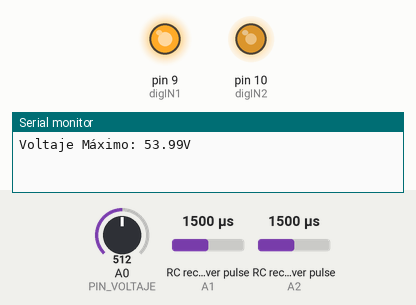
Simulated run of this sketch. Board: Arduino Uno, built with avr-gcc and run on an emulated ATmega328P. Parts: output pins drawn as LEDs (lit = HIGH), the last lines printed to the serial monitor. Wiring (inferred from the names in the program): 2 × RC receiver channel: data A1 / data A2. The inputs (shaded band) are chosen by the test bench; at power-on: RC receiver pulse (sensors on A1, A2) 1500 µs, A0 (PIN_VOLTAJE) = 512.

Above: at 1.29 s.
1.3 s: RC receiver pulse (sensor on A1) set to 1020 µs
2.8 s: RC receiver pulse (sensor on A1) set to 1500 µs
At 2.97 s:
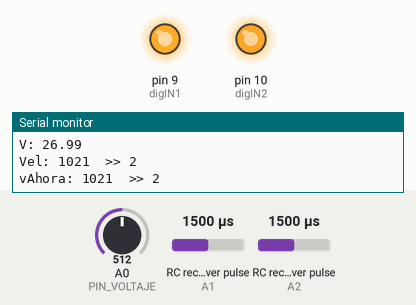
5.8 s: RC receiver pulse (sensor on A1) set to 1750 µs
At 7.4 s:
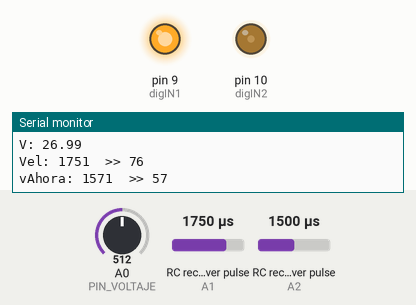
8.8 s: RC receiver pulse (sensor on A1) set to 1980 µs
At 9.9 s:
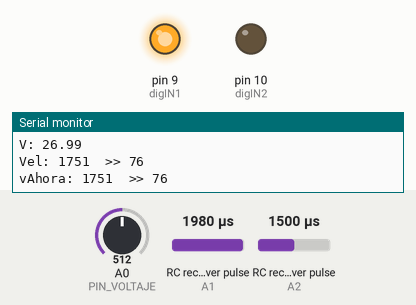
11.8 s: A0 (PIN_VOLTAJE) set to 125
13.3 s: A0 (PIN_VOLTAJE) set to 104
At 15.05 s:
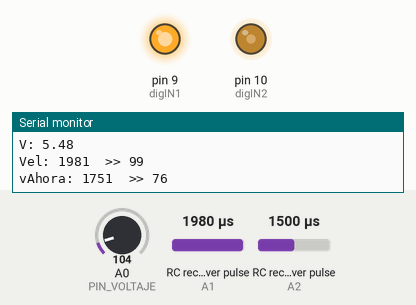
Timing chart, 0 to 18.8 s (numbered marks = the images above; inputs shaded):
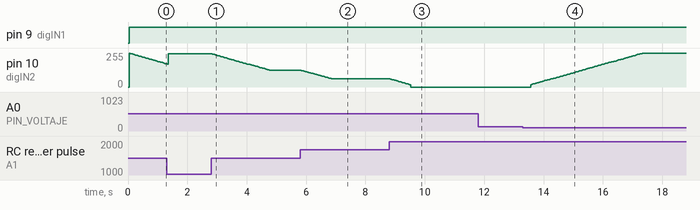

The sketch:

Arduino_VControl_Coche19.ino
```cpp
// #include <SoftwareSerial.h>
// #include <Arduino.h>
#include <Servo.h>

#define RECEPTOR_CH3_PIN A1 // Canal 3 de velocidad
#define RECEPTOR_CH6_PIN A2 // Canal 6 de Auto/Manual
int digIN1 = 9;
int digIN2 = 10;


const unsigned long TIEMPO_PASO_TEST = 1000;

int direccion = 0;
int direccion_ahora = 0;

long baud = 9600;

// Voltaje

volatile int test = 0;
float iteracion_paso_test = 0;


int vel_real = 0;
int vAhora_real = 0;

float voltage_final = 0;
volatile int velocidad = 0;
int vAhora = 995;
int velmin = 0;
int incremento = 10;
int voltage_max = 6;


int iteraciones_escritura = 50;
int escribe = 0;

const int lecturas = 5;   // Total lecturas V
int index = 0;            // El indice de la lectura actual
float readings[lecturas]; // Lecturas de la entrada analogica
float Vtotal = 0.0;       // Total
float Vmedia = 0.0;       // Promedio

unsigned long timeout_pwm_micros = 50000;

volatile unsigned long siguientePaso = 0; // millis en los que tiene que saltar al siguiente paso

void test_funcion();

#define PIN_VOLTAJE A0
double VREF = 1.09; // valor de referencia interno del Atmega 328p, 1.1V teóricos
double R1 = 330000;  // 1M
double R2 = 6800;    // 100K

void setup()
{
  analogReference(INTERNAL);
  Serial.begin(baud);

  pinMode(digIN1, OUTPUT);

  pinMode(RECEPTOR_CH3_PIN, INPUT);
  pinMode(RECEPTOR_CH6_PIN, INPUT);

  Serial.print("Voltaje Máximo: ");
  Serial.print(voltajeMaximo());
  Serial.println("V");
  Serial.println("");


}


float voltajeMaximo()
{
  return VREF / (R2 / (R1 + R2));
}

float leerVoltaje()
{
  int valor = analogRead(PIN_VOLTAJE);
  //Serial.println(valor);
  double v = (valor * VREF) / 1024.0;
  return (v / (R2 / (R1 + R2)));
}


bool switchActivado()
{
  unsigned long value1 = pulseIn(RECEPTOR_CH6_PIN, HIGH, timeout_pwm_micros);
  unsigned long value2 = pulseIn(RECEPTOR_CH6_PIN, HIGH, timeout_pwm_micros);
  if ((value1 > 1600) && (value2 > 1600))
  {
    return false;
  }
  return true;
}

void printSerial()
{
  escribe++;
  if (escribe == iteraciones_escritura)
  {
    escribe = 0;


    vel_real = map(velocidad, 995, 1989, 0, 100 );
    vAhora_real = map(vAhora, 995, 1989, 0, 100 );

    Serial.print("Limitador activado:");
    Serial.println(switchActivado());
    Serial.print("V: ");
    Serial.println(voltage_final);

    Serial.print("Vel: ");

    Serial.print(velocidad);
    Serial.print("  >> ");

    Serial.println(vel_real);
    Serial.print("vAhora: ");

    Serial.print(vAhora);

    Serial.print("  >> ");
    Serial.println(vAhora_real);
  }
}

void loop()
{
  voltage_final = leerVoltaje();
  velocidad = pulseIn(RECEPTOR_CH3_PIN, HIGH);
  if (voltage_final < voltage_max)
  {
    vAhora = vAhora - incremento;
    if (vAhora < 995) {
      vAhora = 995;
    }
  }
  else if (vAhora < velocidad)
  {
    vAhora = vAhora + incremento;


  }
  else
  {
    vAhora = velocidad;
  }

//vAhora = velocidad;

  if (switchActivado())
  {
    direccion = 0;

  }
  else
  {
    direccion = 1;

  }

  if (direccion!=direccion_ahora && vAhora < 1000) {
    direccion_ahora = direccion;
  }


  if (direccion_ahora == 0) {
    vAhora_real = map(vAhora, 995, 1989, 255, 0 );
    // ESC.writeMicroseconds(vAhora_real);
    digitalWrite(digIN1, HIGH);

    if (vAhora_real>15){
    analogWrite(digIN2, vAhora_real);
    }else{
      analogWrite(digIN2, 0);
    }
  }
  else
  {
    vAhora_real = map(vAhora, 995, 1989, 0, 255 );
    digitalWrite(digIN1, LOW);

  if (vAhora_real<240){
    analogWrite(digIN2, vAhora_real);
    }else{
      analogWrite(digIN2, 255);
    }

  }


  printSerial();
}
```

Measured:
- the behaviour switches between 114 and 113 on A0 (PIN_VOLTAJE) (found by bisection; images 3 and 4)
- after the input at 2.8 s, pin 10 (digIN2): moves from 249/255 to 126/255 over 1.9 s, starting at once
- after the input at 5.8 s, pin 10 (digIN2): moves from 126/255 to 62/255 over 1.0 s, starting at once
- after the input at 8.8 s, pin 10 (digIN2): moves from 62/255 to 0/255 over 0.68 s, starting at once
- after the input at 13.3 s, pin 10 (digIN2): moves from 0/255 to 255/255 over 3.8 s, starting after 0.26 s
